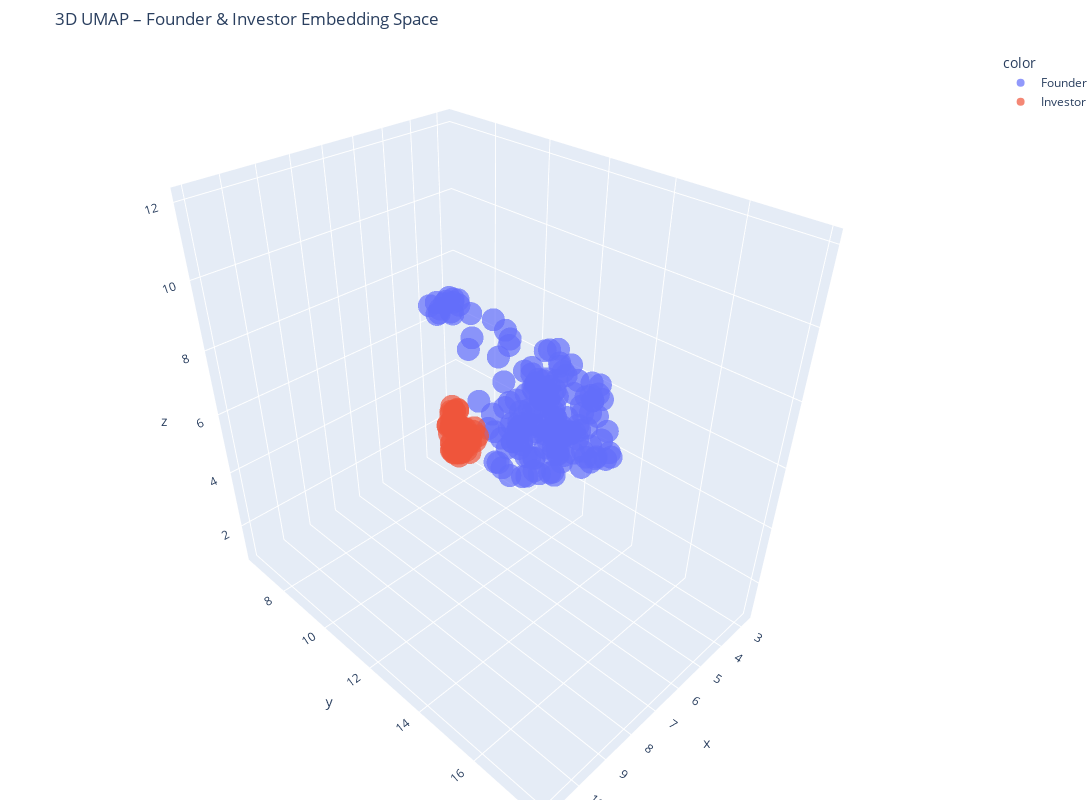

The code cell stored with this chart in its notebook:
### Code cell
import plotly.express as px

umap_3d = umap.UMAP(
    n_components=3,
    n_neighbors=15,
    min_dist=0.1,
    metric="cosine",
    random_state=42
)

X_3d = umap_3d.fit_transform(X_all)

fig = px.scatter_3d(
    x=X_3d[:, 0],
    y=X_3d[:, 1],
    z=X_3d[:, 2],
    color=labels_all,
    title="3D UMAP – Founder & Investor Embedding Space",
    opacity=0.7
)

fig.update_layout(
    width=1200,   # increase width
    height=800,   # increase height
    margin=dict(l=0, r=0, b=0, t=50)
)



fig.show()

### Figure 1 — Plotly figure (JSON) as saved in the notebook; plotly's stock layout.template omitted (floating-point values rounded to 4 significant figures; data arrays with more than 128 entries replaced by an {"elided": "..."} marker saying what was removed)
{"data": [{"hovertemplate": "color=Founder<br>x=%{x}<br>y=%{y}<br>z=%{z}<extra></extra>", "legendgroup": "Founder", "marker": {"color": "#636efa", "opacity": 0.7, "symbol": "circle"}, "mode": "markers", "name": "Founder", "scene": "scene", "showlegend": true, "type": "scatter3d", "x": {"elided": "159 float values"}, "y": {"elided": "159 float values"}, "z": {"elided": "159 float values"}}, {"hovertemplate": "color=Investor<br>x=%{x}<br>y=%{y}<br>z=%{z}<extra></extra>", "legendgroup": "Investor", "marker": {"color": "#EF553B", "opacity": 0.7, "symbol": "circle"}, "mode": "markers", "name": "Investor", "scene": "scene", "showlegend": true, "type": "scatter3d", "x": [2.965, 2.814, 2.974, 3.958, 2.866, 2.924, 3.064, 3.131, 3.484, 2.845, 2.924, 3.547, 3.396, 3.342, 3.234, 3.657, 2.993, 3.191, 2.774, 2.833, 3.227, 3.163, 3.266, 3.462, 3.805, 3.603, 3.069, 3.018, 3.238, 3.44, 3.312, 2.873, 3.072, 3.037, 3.546, 3.515, 3.097, 3.487, 3.137, 3.362, 3.646, 2.821, 3.238, 3.643, 3.221, 2.977, 4.022, 3.225, 3.876, 3.301, 3.611, 3.887, 2.918], "y": [7.083, 7.038, 6.919, 7.73, 6.805, 7.44, 6.923, 7.381, 7.243, 7.134, 6.804, 7.303, 7.147, 6.595, 7.202, 7.021, 6.598, 7.071, 7.399, 7.06, 6.82, 7.041, 7.497, 6.667, 7.357, 6.989, 6.736, 6.588, 6.598, 6.916, 6.645, 6.973, 6.588, 6.713, 6.943, 6.895, 6.49, 7.167, 6.66, 6.735, 6.886, 6.839, 6.58, 7.03, 7.535, 7.408, 7.794, 7.293, 7.667, 7.118, 7.066, 7.712, 7.39], "z": [1.09, 1.255, 1.272, 1.693, 1.652, 1.467, 1.789, 1.056, 1.656, 1.231, 1.519, 1.396, 1.39, 1.585, 1.218, 1.237, 1.816, 1.479, 1.582, 1.343, 1.295, 0.9731, 1.653, 1.993, 1.369, 1.476, 2.52, 1.479, 2.456, 2.457, 1.163, 1.347, 2.371, 2.454, 2.325, 1.133, 2.539, 2.35, 2.439, 1.922, 2.246, 1.64, 2.32, 2.229, 1.913, 1.884, 1.6, 1.139, 1.574, 1.752, 1.135, 1.623, 2.003]}], "layout": {"height": 800, "legend": {"title": {"text": "color"}, "tracegroupgap": 0}, "margin": {"b": 0, "l": 0, "r": 0, "t": 50}, "scene": {"domain": {"x": [0, 1], "y": [0, 1]}, "xaxis": {"title": {"text": "x"}}, "yaxis": {"title": {"text": "y"}}, "zaxis": {"title": {"text": "z"}}}, "title": {"text": "3D UMAP – Founder & Investor Embedding Space"}, "width": 1200}}
